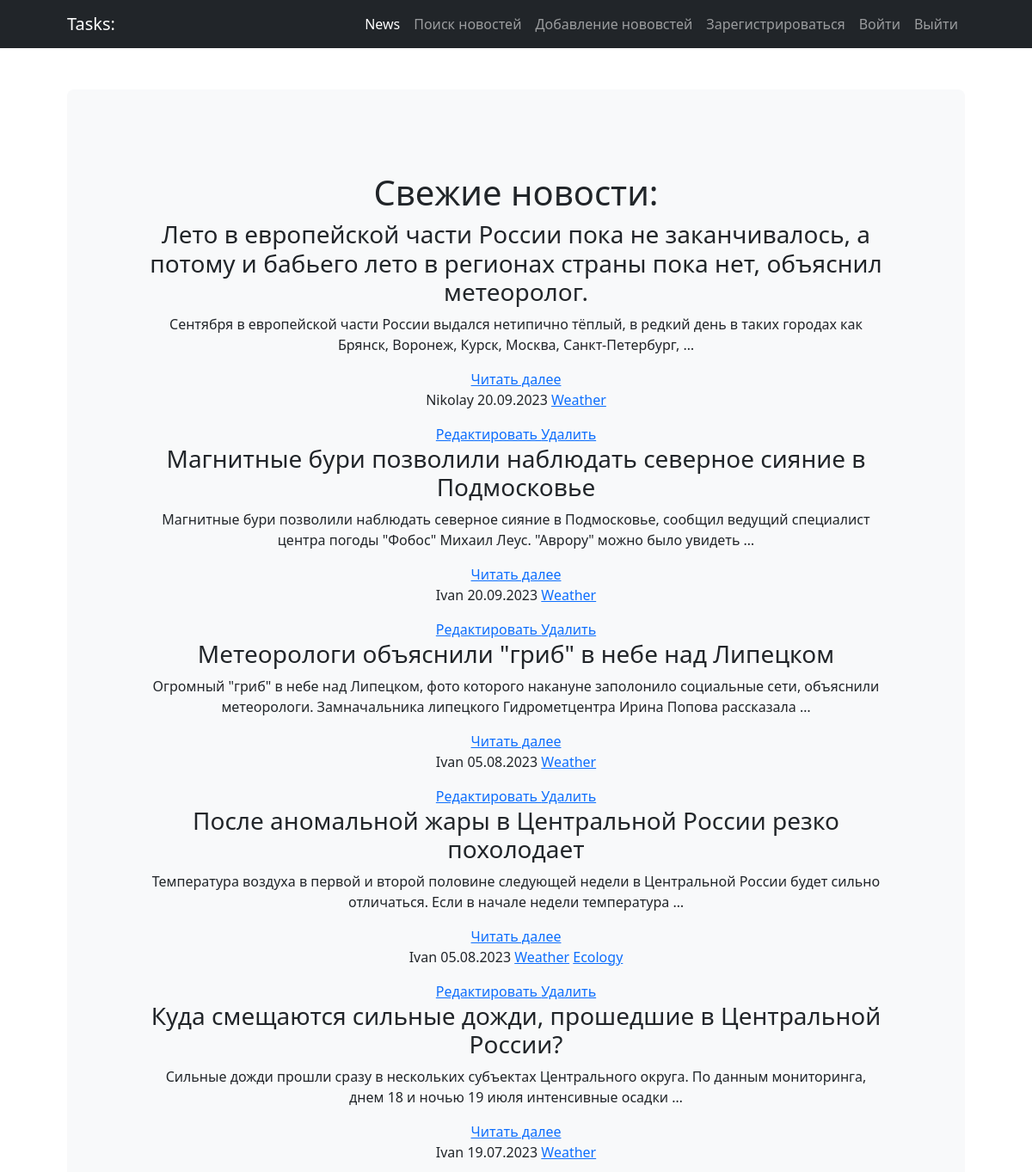
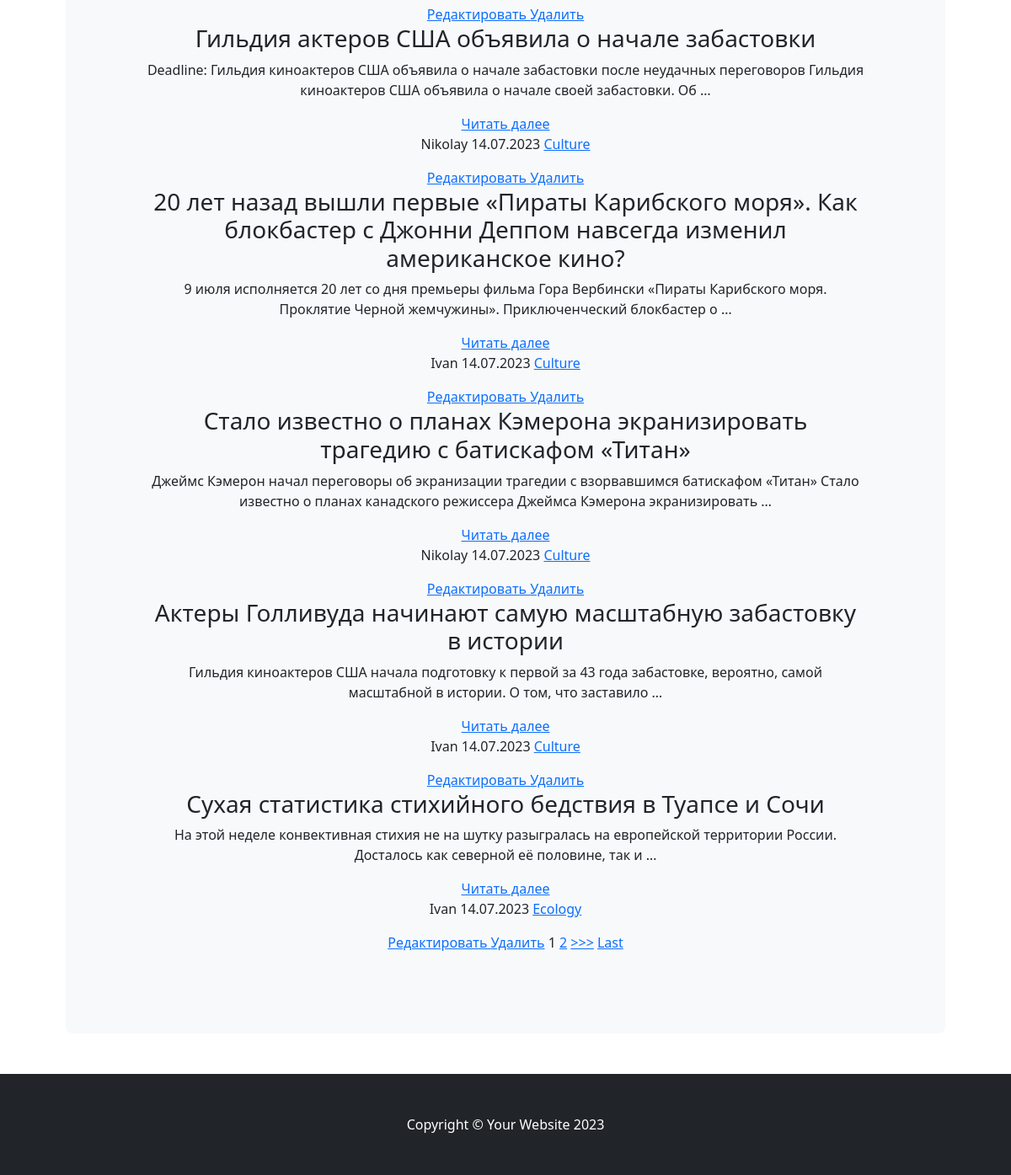
Page /news/ on the committed database (2 pictures, top to bottom).
### news/models.py (models this page shows, shortened)
class Post(models.Model):
    NEWS = 'NW'
    ARTICLE = 'AR'
    TYPE_CHOICES = (
        (NEWS, 'Новость'),
        (ARTICLE, 'Статья')
    )
    type = models.CharField(max_length=2, choices=TYPE_CHOICES, default=ARTICLE)
    timePost = models.DateTimeField(auto_now_add=True)
    title = models.CharField(max_length=255)
    textPost = models.TextField()
    ratingPost = models.IntegerField(default=0)
    author = models.ForeignKey(Author, on_delete=models.CASCADE)
    category = models.ManyToManyField(Category, through='PostCategory')

class Author(models.Model):
    ratingAuthor = models.IntegerField(default=0)
    authorUser = models.OneToOneField(User, on_delete=models.CASCADE)
    def __str__(self):
        return f'{self.authorUser}'

class Category(models.Model):
    category = models.CharField(max_length=255, unique=True)
    subscribers = models.ManyToManyField(User, blank=True)

### news/views.py (the view, shortened to what this page needs)
# urls.py: path('', News.as_view(), name='post_list'),
class News(ListView):
    model = Post
    template_name = 'news.html'
    context_object_name = 'news'
    queryset = Post.objects.order_by('-timePost')
    paginate_by = 10
    def get_queryset(self) -> QuerySet(any):
        post_filter = PostFilter(self.request.GET, queryset=Post.objects.all())
        return post_filter.qs.order_by('-timePost')
    def get_context_data(self, **kwargs):
        context = super().get_context_data(**kwargs)
        context['time_now'] = timezone.localtime(timezone.now())  # добавим переменную текущей даты time_now
        context['filter'] = PostFilter(self.request.GET,
                                       queryset=self.get_queryset())  # вписываем фильтр в контекст
        return context

### news/templatetags/custom_filters.py (called while the page is built)
@register.filter (name = 'censor')
def censor(value):
    censor_text = value
    for word in bad_word:
        if word in value:
            censor_text = value.replace(word, '***')
        return censor_text

### templates/news.html (shortened to what this page needs)
{% extends 'flatpages/default.html' %}
{% load custom_filters %}
{% block content %}
<h1>Свежие новости:</h1>
{% for post in news %}
    <h3 > {{ post.title|censor }} </h3>
    <p> {{ post.textPost|censor|truncatewords:20}} </p>
    <a href="/news/{{post.id}}">Читать далее</a>
    <p> {{ post.author }} {{ post.timePost|date:'d.m.Y' }}
        {% for c in post.category.values %}
            <a href="{% url 'news:category' c.id %}">{{ c.category }}</a>
        {% endfor %}
    </p>
    <a href="{% url 'news:post_edit' post.id %}">Редактировать </a><a href="{% url 'news:post_delete' post.id %}"> Удалить</a>
{% endfor %}
{% include 'paginator.html' %}
{% endblock content %}

### templates/flatpages/default.html (shortened to what this page needs)
{% load static %}
<!DOCTYPE html>
<html lang="en">
    <head>
        <link href="https://cdn.jsdelivr.net/npm/bootstrap-icons@1.4.1/font/bootstrap-icons.css" rel="stylesheet" />
        <link href="{% static 'css/styles.css' %}" rel="stylesheet" />
    </head>
    <body>
        <nav class="navbar navbar-expand-lg navbar-dark bg-dark">
            <div class="container px-lg-5">
                <a class="navbar-brand">Tasks:</a>
                <div class="collapse navbar-collapse" id="navbarSupportedContent">
                    <ul class="navbar-nav ms-auto mb-2 mb-lg-0">
                        <li class="nav-item"><a class="nav-link active" aria-current="page" href="/news">News</a></li>
                        <li class="nav-item"><a class="nav-link" href="/news/search/">Поиск новостей</a></li>
                        <li class="nav-item"><a class="nav-link" href="/news/add/">Добавление нововстей</a></li>
                        <li class="nav-item"><a class="nav-link" href='/sign/signup/'>Зарегистрироваться</a></li>
                        <li class="nav-item"><a class="nav-link" href='/sign/login/'>Войти</a></li>
                        <li class="nav-item"><a class="nav-link" href='/sign/logout/'>Выйти</a></li>
                    </ul>
                </div>
            </div>
        </nav>
        <header class="py-5">
            <div class="container px-lg-5">
                <div class="p-4 p-lg-5 bg-light rounded-3 text-center">
                    <div class="m-4 m-lg-5">
                        <p class="fs-4">{% block content %} {{ flatpage.content }} {% endblock content %}</p>
                    </div>
                </div>
            </div>
        </header>
        <footer class="py-5 bg-dark">
            <div class="container"><p class="m-0 text-center text-white">Copyright &copy; Your Website 2023</p></div>
        </footer>
    </body>
</html>

### templates/paginator.html (shortened to what this page needs)
{% if is_paginated %}
   {% for num in page_obj.paginator.page_range %}
       {% if page_obj.number == num %}
           <a>{{ num }}</a>
       {% elif num > page_obj.number|add:'-2' and num < page_obj.number|add:'2' %}
           <a href="?page={{ num }}">{{ num }}</a>
       {% endif %}
   {% endfor %}
   {% if page_obj.has_next %}
       <a href="?page={{ page_obj.next_page_number }}">>>></a>
       <a href="?page={{ page_obj.paginator.num_pages }}">Last</a>
   {% endif %}
{% endif %}

### rows in the picture
Post: title|censor "Лето в европейской части России пока не заканчивалось, а потому и бабьего лето в регионах страны пока нет, объяснил метеоролог.", textPost|censor "Сентября в европейской части России выдался нетипично тёплый, в редкий день в таких городах как Брянск, Воронеж, Курск, Москва, Санкт-Петербург, …", author "Nikolay", timePost "20.09.2023"
Category: category "Weather"
Post: title|censor "Магнитные бури позволили наблюдать северное сияние в Подмосковье", textPost|censor "Магнитные бури позволили наблюдать северное сияние в Подмосковье, сообщил ведущий специалист центра погоды \"Фобос\" Михаил Леус. \"Аврору\" можно было увидеть …", author "Ivan", timePost "20.09.2023"
Post: title|censor "Метеорологи объяснили \"гриб\" в небе над Липецком", textPost|censor "Огромный \"гриб\" в небе над Липецком, фото которого накануне заполонило социальные сети, объяснили метеорологи. Замначальника липецкого Гидрометцентра Ирина Попова рассказала …", author "Ivan", timePost "05.08.2023"
Post: title|censor "После аномальной жары в Центральной России резко похолодает", textPost|censor "Температура воздуха в первой и второй половине следующей недели в Центральной России будет сильно отличаться. Если в начале недели температура …", author "Ivan", timePost "05.08.2023"
Category: category "Ecology"
Post: title|censor "Куда смещаются сильные дожди, прошедшие в Центральной России?", textPost|censor "Сильные дожди прошли сразу в нескольких субъектах Центрального округа. По данным мониторинга, днем 18 и ночью 19 июля интенсивные осадки …", author "Ivan", timePost "19.07.2023"
Post: title|censor "Гильдия актеров США объявила о начале забастовки", textPost|censor "Deadline: Гильдия киноактеров США объявила о начале забастовки после неудачных переговоров Гильдия киноактеров США объявила о начале своей забастовки. Об …", author "Nikolay", timePost "14.07.2023"
Category: category "Culture"
Post: title|censor "20 лет назад вышли первые «Пираты Карибского моря». Как блокбастер с Джонни Деппом навсегда изменил американское кино?", textPost|censor "9 июля исполняется 20 лет со дня премьеры фильма Гора Вербински «Пираты Карибского моря. Проклятие Черной жемчужины». Приключенческий блокбастер о …", author "Ivan", timePost "14.07.2023"
Post: title|censor "Стало известно о планах Кэмерона экранизировать трагедию с батискафом «Титан»", textPost|censor "Джеймс Кэмерон начал переговоры об экранизации трагедии с взорвавшимся батискафом «Титан» Стало известно о планах канадского режиссера Джеймса Кэмерона экранизировать …", author "Nikolay", timePost "14.07.2023"
Post: title|censor "Актеры Голливуда начинают самую масштабную забастовку в истории", textPost|censor "Гильдия киноактеров США начала подготовку к первой за 43 года забастовке, вероятно, самой масштабной в истории. О том, что заставило …", author "Ivan", timePost "14.07.2023"
Post: title|censor "Сухая статистика стихийного бедствия в Туапсе и Сочи", textPost|censor "На этой неделе конвективная стихия не на шутку разыгралась на европейской территории России. Досталось как северной её половине, так и …", author "Ivan", timePost "14.07.2023"

### other values in the picture
{{ num }} "1"
{{ num }} "2"
